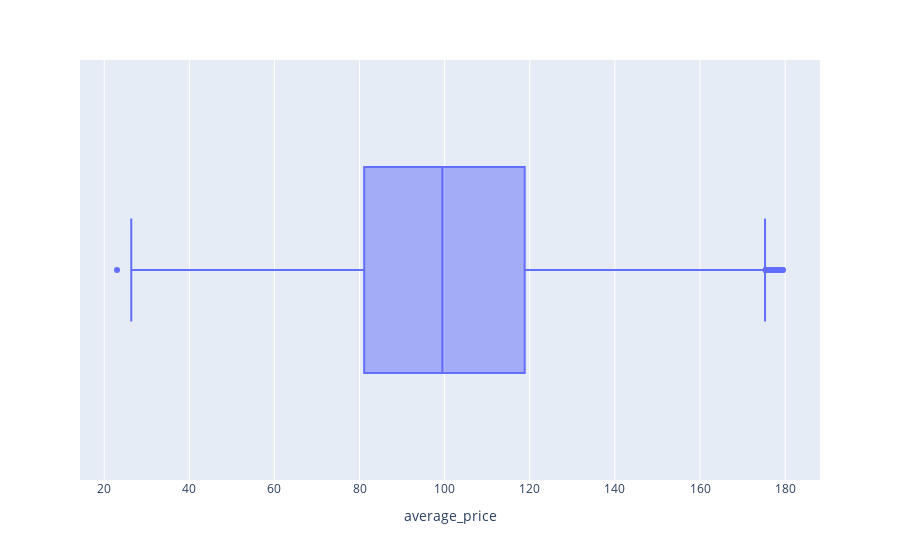

The notebook cell this image was saved under:
### Code cell
px.box(df,x=df["average_price"])

### Figure 1 — Plotly figure (JSON) as saved in the notebook; plotly's stock layout.template omitted (floating-point values rounded to 4 significant figures; data arrays with more than 128 entries replaced by an {"elided": "..."} marker saying what was removed)
{"data": [{"alignmentgroup": "True", "hovertemplate": "average_price=%{x}<extra></extra>", "legendgroup": "", "marker": {"color": "#636efa"}, "name": "", "notched": false, "offsetgroup": "", "orientation": "h", "showlegend": false, "type": "box", "x": {"elided": "36248 float values"}, "x0": " ", "xaxis": "x", "y0": " ", "yaxis": "y"}], "layout": {"boxmode": "group", "legend": {"tracegroupgap": 0}, "margin": {"t": 60}, "xaxis": {"anchor": "y", "domain": [0, 1], "title": {"text": "average_price"}}, "yaxis": {"anchor": "x", "domain": [0, 1]}}}
